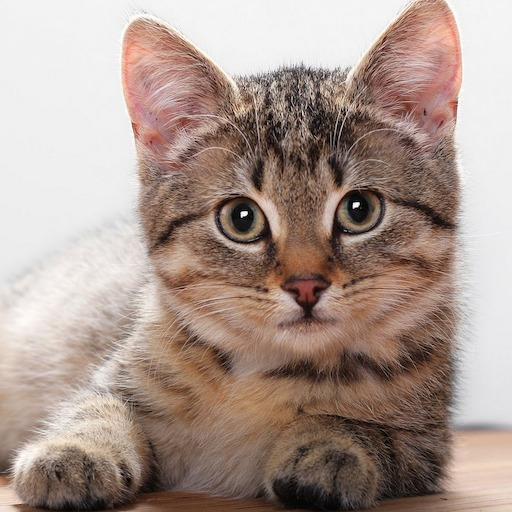
#> input picture demo/gdi_simulation/data/cat.png, 512 x 512 px
$ jupyter execute --allow-errors gdi_simulation.ipynb   (shell and % lines are left out)   (older library calls are emulated)
#> lines starting #> are read from the running program, lines starting #| are printed output that depends on the picture
# Introduction

## Symbol definitions
- $S_k$ SLM filter ($N \times 1$)
- $T$ Target image ($N \times 1$)
- $A$ Calibration Matrix ($N \times M$)
- $I_k$ Camera image ($M \times 1$)
- $G^2$ Reconstructed image ($N \times 1$)

## The equations for Multipixels Hadamard Imaging
$$
 I_k = A^T \times (T \odot S_k)
$$

$$
 G^{(2)} = \frac{1}{N/M} \sum_k (A \times I_k) \odot S_k
$$

# Environment Setup

## Collab integration

[cell 1]
# for colab integration
# if this is the first time you run the notebook, please run the following line

# make sure you are in the correct directory
%cd /content/pf32-python-analysis/demo/gdi_simulation

## Class Definition

[cell 2]

import sys
sys.path.append('../src/')

import numpy as np
import math
import matplotlib.pyplot as plt
import os
import time

# from math import prod
import cv2

def prod(arr):
  res = 1
  for i in range(len(arr)):
    res *= arr[i]
  return res

# from ghost.multisim import GhostSimulator, GhostAnalyser

# plt.rcParams['text.usetex'] = True

[cell 3]
import numpy as np
import matplotlib.pyplot as plt
# from math import prod, sqrt, atan2, pi, ceil, log, log10, inf
from math import sqrt, atan2, pi, ceil, log, log10, inf
import random
import os
from PIL import Image
import cv2


class PathGenerator:
    def zigzag(shape, n):
        R = np.zeros(shape, dtype=bool)
        L = dict()
        for i in range(shape[0] * shape[1]):
            u, v = i // shape[1], i % shape[1]
            r, t = u + v, u
            L[(u, v)] = (r, t)
        L = {k: v for k, v in sorted(
            L.items(), key=lambda x: (x[1][0], x[1][1]))}
        for i, (u, v) in enumerate(L.keys()):
            if i < n:
                R[u, v] = True
        return R

    # [28 lines left out: functions circular, square, not called in this run]


class GhostSimulator:
    def __init__(self, path, shape_slm, shape_cam, shape_mac, num_filters, shift=(0, 0), sigma=0, method='zigzag'):
        self.path = path
        self.shape_slm = shape_slm  # SLM resolution
        self.shape_cam = shape_cam  # camera resolution
        self.shape_mac = shape_mac  # macro pixel shape
        self.sigma = sigma
        self.num_filters = num_filters
        self.shift = shift
        self.method = method
        self.T = None  # 2d target image
        self.h = self.generate_hadamard()  # 2d hadamard matrix
        self.A = None
        self.At = None
        self.R = None
        self.I = None
        self.G2 = None  # 2d reconstructed image

        self.reset_vars()

    def reset_vars(self):
        if self.sigma == 0:
            self.A, self.At = self.generate_cali_matrix_ideal()
        else:
            self.A, self.At = self.generate_cali_matrix_gaussian()
        self.R = np.zeros(self.shape_mac)
        self.I = np.empty((prod(self.shape_mac), prod(self.shape_cam)))
        self.I[:] = np.nan
        self.G2 = np.zeros(self.shape_slm)

    def generate_cali_matrix_ideal(self):
        A = np.zeros((prod(self.shape_slm), prod(self.shape_cam)))
        for i in range(prod(self.shape_slm)):
            u, v = i // self.shape_slm[1], i % self.shape_slm[1]
            slm = np.zeros(self.shape_slm)
            slm[u, v] = 1
            cam = cv2.resize(slm, self.shape_cam, interpolation=cv2.INTER_AREA)
            cam = cam * prod(self.shape_slm) / prod(self.shape_cam)
            A[i, :] = cam.flatten()

        S = A.T.sum(axis=1, keepdims=True)
        At = A.T/S
        return A, At

    def generate_cali_matrix_gaussian(self):
        cam_res = self.shape_cam
        slm_res = self.shape_slm
        mac_res = self.shape_mac
        sigma = self.sigma
        At = np.zeros((prod(cam_res), prod(slm_res)))
        for i in range(prod(cam_res)):
            u, v = i // cam_res[1], i % cam_res[1]
            x = np.arange(0, slm_res[0], 1)
            y = np.arange(0, slm_res[1], 1)
            xv, yv = np.meshgrid(x, y)
            xy = (xv - (u+0.5)*mac_res[0] + 0.5)**2 + \
                (yv - (v+0.5)*mac_res[1] + 0.5)**2
            temp = 1/(2*np.pi*sigma**2)*np.exp(-xy/(2*sigma**2))
            At[i] = temp.flatten()
        S = At.T.sum(axis=1, keepdims=True)
        A = At.T/S

        return A, At

    def generate_image_from_file(self, path):
        img = Image.open(path).resize(
            (self.shape_slm[1], self.shape_slm[0]), Image.ANTIALIAS).convert('L')
        img = np.asarray(img)
        return img

    def generate_hadamard(self):
        order = ceil(log(max(self.shape_mac[0], self.shape_mac[1]), 2))
        h = np.array([[1, 1], [1, -1]])
        for i in range(order-1):
            h = np.kron(h, np.array([[1, 1], [1, -1]]))

        # sort hadamard by frequency
        def calculate_flip(H):
            return sum([H[i] != H[i+1] for i in range(H.shape[0]-1)])

        h = np.array(sorted(h, key=lambda row: calculate_flip(row)))
        h = h[:self.shape_mac[0], :self.shape_mac[1]]

        return h

    def generate_partial_filter(self, i):
        # generate filter for one camera pixel
        u, v = i // self.shape_mac[1], i % self.shape_mac[1]
        h = self.generate_hadamard()
        S = h[:, [v]] @ h[[u], :]
        return S

    def generate_filter(self, i):
        # tiled filter
        Si = self.generate_partial_filter(i)
        shape = ceil(self.shape_slm[0] / self.shape_mac[0]
                     ), ceil(self.shape_slm[1] / self.shape_mac[1])
        Si = np.tile(Si, shape)
        Si = Si[:self.shape_slm[0], :self.shape_slm[1]]
        return Si

    def run_simulation(self):
        self.reset_vars()
        self.T = self.generate_image_from_file(self.path)  # 2d target image
        k = 0  # count of filters
        G2 = np.zeros(prod(self.shape_slm))
        if self.method == 'zigzag':
            self.R = PathGenerator.zigzag(self.shape_mac, self.num_filters)
        elif self.method == 'circular':
            self.R = PathGenerator.circular(self.shape_mac, self.num_filters)
        elif self.method == 'square':
            self.R = PathGenerator.square(self.shape_mac, self.num_filters)

        Tk = self.T.flatten()
        for i in range(self.shape_mac[0] * self.shape_mac[1]):
            u, v = i // self.shape_mac[1], i % self.shape_mac[1]
            if not self.R[u, v]:
                continue
            k += 1
            Sk = self.generate_filter(i)  # generate filter pattern
            Sk = np.roll(Sk, self.shift[0], axis=0)
            Sk = np.roll(Sk, self.shift[1], axis=1)
            Sk = Sk.flatten()

            # simulate measurement
            Ik = self.A.T @ (Tk*Sk)
            self.I[i, :] = Ik.T  # store to the intensity matrix

            # reconstruct image
            Sk = self.generate_filter(i).flatten()  # generate filter pattern
            G2 += (self.A @ Ik) * Sk

        G2 = G2 / prod(self.shape_mac)
        self.G2 = G2.reshape(self.shape_slm)
        return k

    def calc_rmse(self):
        return sqrt(np.sum((self.T - self.G2)**2) / (self.shape_slm[0] * self.shape_slm[1]))

    # [4 lines left out: function calc_psnr, not called in this run]


class GhostAnalyser(GhostSimulator):
    def __init__(self, path, shape_slm, shape_cam, shape_mac, crop, num_filters, shift=(0, 0), sigma=0, method='zigzag'):
        super().__init__(path, shape_slm, shape_cam,
                         shape_mac, num_filters, shift, sigma, method)
        self.crop = crop

    def run_simulation(self):
        raise NotImplementedError("Class not for simulation")

    # [38 lines left out: function run_analysis, not called in this run]

# Simulation

## Single Simulation

[cell 4]
# image reconstruction simulation

# define simulation parameters
path = './data/cat.png'
slm_res = (32, 32)
cam_res = (8, 8)
mac_res = (4, 4)
shift = (0, 0)
n = 16
sigma = 0 # 0 for ideal calibration matrix

# create simulation and run it
print(f"Simulation using: SLM resolution {slm_res}, camera resolution {cam_res}")
sim = GhostSimulator(path, slm_res, cam_res, mac_res, n, shift=shift, sigma=sigma, method='zigzag')
cnt = sim.run_simulation()
#> in generate_image_from_file, `img = Image.open(path).resize( (self.shape_slm[1], self.shape_slm[0]),..`:
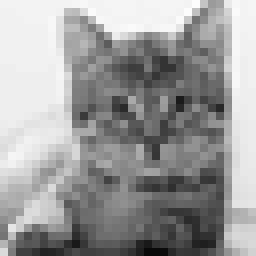
#> img: PIL image 32x32 L (shown 8 times larger); min 8, max 251, mean 156
#> in run_simulation, `Tk = self.T.flatten()`: Tk = 1024 values, max 251 at index 24, min 8 at index 1010, mean 156
#> after the loop in run_simulation, `for i in range(self.shape_mac[0] * self.shape_mac[1]):`: G2 = 1024 values, max 4016 at index 24, min 128 at index 1010, mean 2495.7; k = 16
#> in run_simulation, `G2 = G2 / prod(self.shape_mac)`: G2 has the same summary as Tk
#> cnt = 16

# show original image
print("Original image:")
plt.imshow(sim.T, vmax=sim.G2.flatten().max(), cmap='gray')
plt.show()

# show reconstructed image
print("Reconstructed Image")
plt.title(f"{n}/{prod(mac_res)}")
plt.imshow(np.abs(sim.G2), vmax=sim.G2.flatten().max(), cmap='gray')
plt.show()

# show active area of the camera
print("Active area of the camera")
plt.imshow(sim.At.sum(axis=0).reshape(sim.shape_slm), cmap='gray')
plt.show()

# show hadamard matrix
print("Hadamard matrix")
plt.imshow(sim.h, vmin=-1, vmax=1, cmap='gray')
plt.show()

# show the last filter used
print("Last filter used")

plt.imshow(sim.generate_filter(cnt-1), cmap='gray')
plt.show()
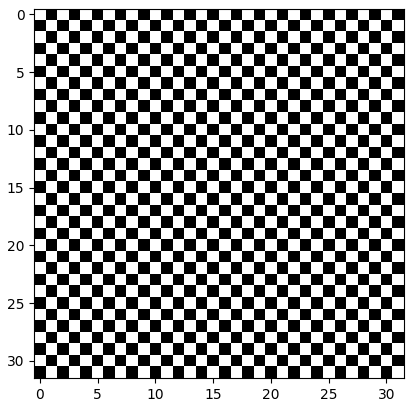
#> figure drawn by matplotlib, 1 panel

## Gaussian Simulation

[cell 5]
# gausssian simulation

path = './data/cat.png'
slm_res = (32, 32)
camera_res = (4, 4)
mac_res = (8, 8)
shift = (0, 0)
n_list = [3, 10, 21, 36, 64]
sigma_list =[1, 2, 3]

fig, axs = plt.subplots(len(sigma_list), len(n_list)+1, figsize=(25, 12))

for i, sigma in enumerate(sigma_list):
    sim = GhostSimulator(path, slm_res, camera_res, mac_res, n, shift=shift, sigma=sigma, method='zigzag')
    axs[i, 0].imshow(sim.At.sum(axis=0).reshape(sim.shape_slm), cmap='gray')
    for j, n in enumerate(n_list):
        sim = GhostSimulator(path, slm_res, camera_res, mac_res, n, shift=shift, sigma=sigma, method='zigzag')
        cnt = sim.run_simulation()
#> after the loop in run_simulation (call 2), `for i in range(self.shape_mac[0] * self.shape_mac[1]):`: G2 = 1024 values, max 15598.5 at index 0, min 3709.1 at index 948, mean 9987.8; k = 3
#> in run_simulation (call 2), `G2 = G2 / prod(self.shape_mac)`: G2 = 1024 values, max 243.7 at index 0, min 57.95 at index 948, mean 156.1
#> in run_simulation (call 2), `self.G2 = G2.reshape(self.shape_slm)`:
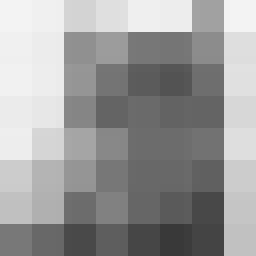
#> self.G2: shape (32, 32) float64 (shown 8 times larger); min 57.95, max 243.7, mean 156.1
#> cnt = 3
        axs[i, j+1].set_title(f"n: {n}/{prod(mac_res)}")
        axs[i, j+1].imshow(np.abs(sim.G2), vmax=sim.T.flatten().max(), cmap='gray')

plt.show()
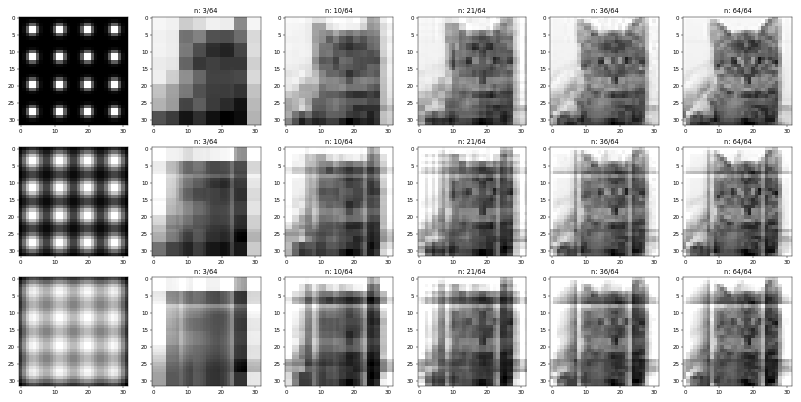
#> figure drawn by matplotlib, 18 panels

## Shifted Image

[cell 6]
# shifted image simulation

path = './data/cat.png'
slm_res = (32, 32)
camera_res = (8, 8)
mac_res = (4, 4)
shift = (0, 0)
n = 16
sigma = 1

fig, axs = plt.subplots(4, 4, figsize=(15, 15))

avg = np.zeros(mac_res)
for i in range(4):
    for j in range(4):
        shift = (i, j)
        sim = GhostSimulator(path, slm_res, camera_res, mac_res, n, shift=shift, sigma=sigma, method='zigzag')
#> in generate_cali_matrix_gaussian (call 34), `At = np.zeros((prod(cam_res), prod(slm_res)))`: At: shape (64, 1024) float64; every value is 0
#> the loop in generate_cali_matrix_gaussian (call 34), `for i in range(prod(cam_res)):` made 64 passes
#> pass 1, in generate_cali_matrix_gaussian (call 34), `temp = 1/(2*np.pi*sigma**2)*np.exp(-xy/(2*sigma**2))`:
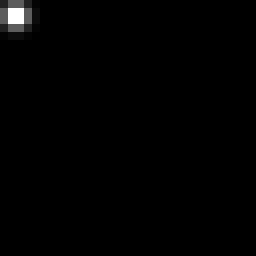
#> temp: shape (32, 32) float64 (shown 8 times larger); min 0, max 0.124, mean 0.000941; drawn with min black and max white
#> after the loop in generate_cali_matrix_gaussian (call 34), `for i in range(prod(cam_res)):`:
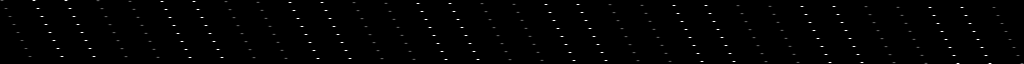
#> At: shape (64, 1024) float64; min 0, max 0.124, mean 0.000968; drawn with min black and max white
#> in generate_cali_matrix_gaussian (call 34), `A = At.T/S`:
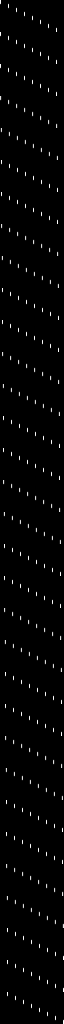
#> A: shape (1024, 64) float64; min 0, max 1, mean 0.0156
        cnt = sim.run_simulation()
#> the loop in run_simulation (call 17), `for i in range(self.shape_mac[0] * self.shape_mac[1]):` made 16 passes
#> pass 2, in generate_filter (call 840), `Si = np.tile(Si, shape)`:
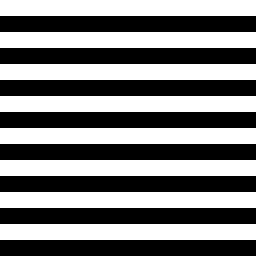
#> Si: shape (32, 32) int64 (shown 8 times larger); values -1 (black) and 1 (white), 50% white in thin lines or dots
#> in run_simulation (call 17), `self.G2 = G2.reshape(self.shape_slm)`:
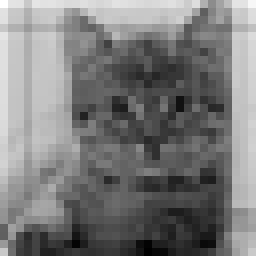
#> self.G2: shape (32, 32) float64 (shown 8 times larger); min 20.55, max 303.1, mean 156.7; drawn with min black and max white
        avg[i, j] = np.average(sim.G2.flatten())
        ax = axs[i, j]
        axs[i, j].set_title(f"s: {shift}")
        axs[i, j].imshow(np.abs(sim.G2), vmax=sim.T.flatten().max(), cmap='gray')
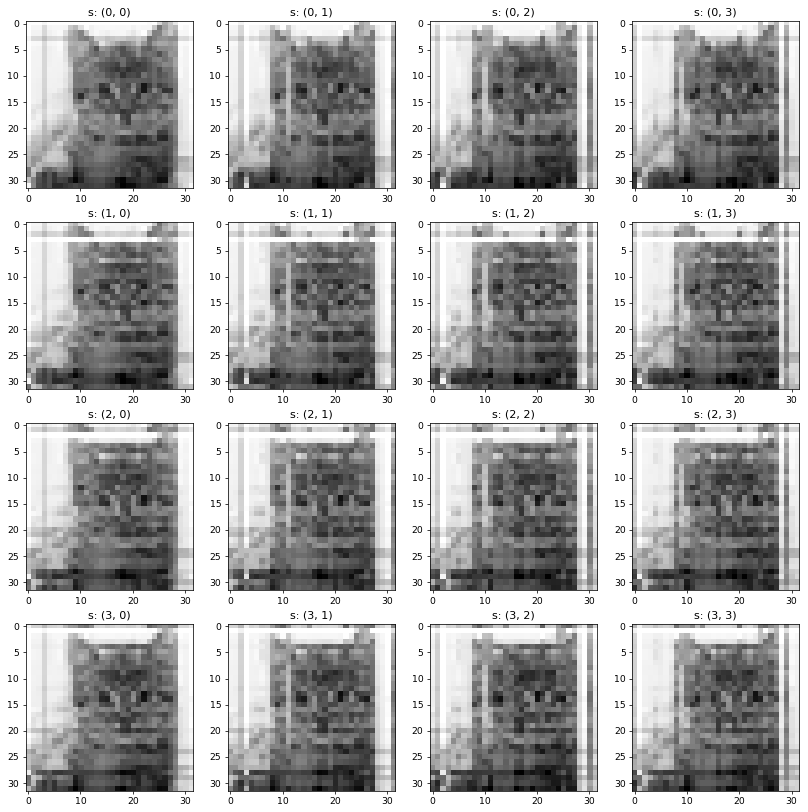
#> figure drawn by matplotlib, 16 panels

# Analysis

## Preview Data

[cell 7]
# experimental data analuysis
path = ("./data/220120_MultipixelImaging/")
#> path = './data/220120_MultipixelImaging/'
crop = (0, 0+24, 4, 4+24)

slm_res = (20, 20)
cam_res = (5, 5)
mac_res = (4, 4)
shift = (0, 0)
n = 16
sigma = 0

sim = GhostAnalyser(path, slm_res, cam_res, mac_res, crop, 16, shift=shift, sigma=sigma)

fig, axs = plt.subplots(5, 16, figsize=(45, 15))

#> (the rest of this cell did not finish here and is left out)
